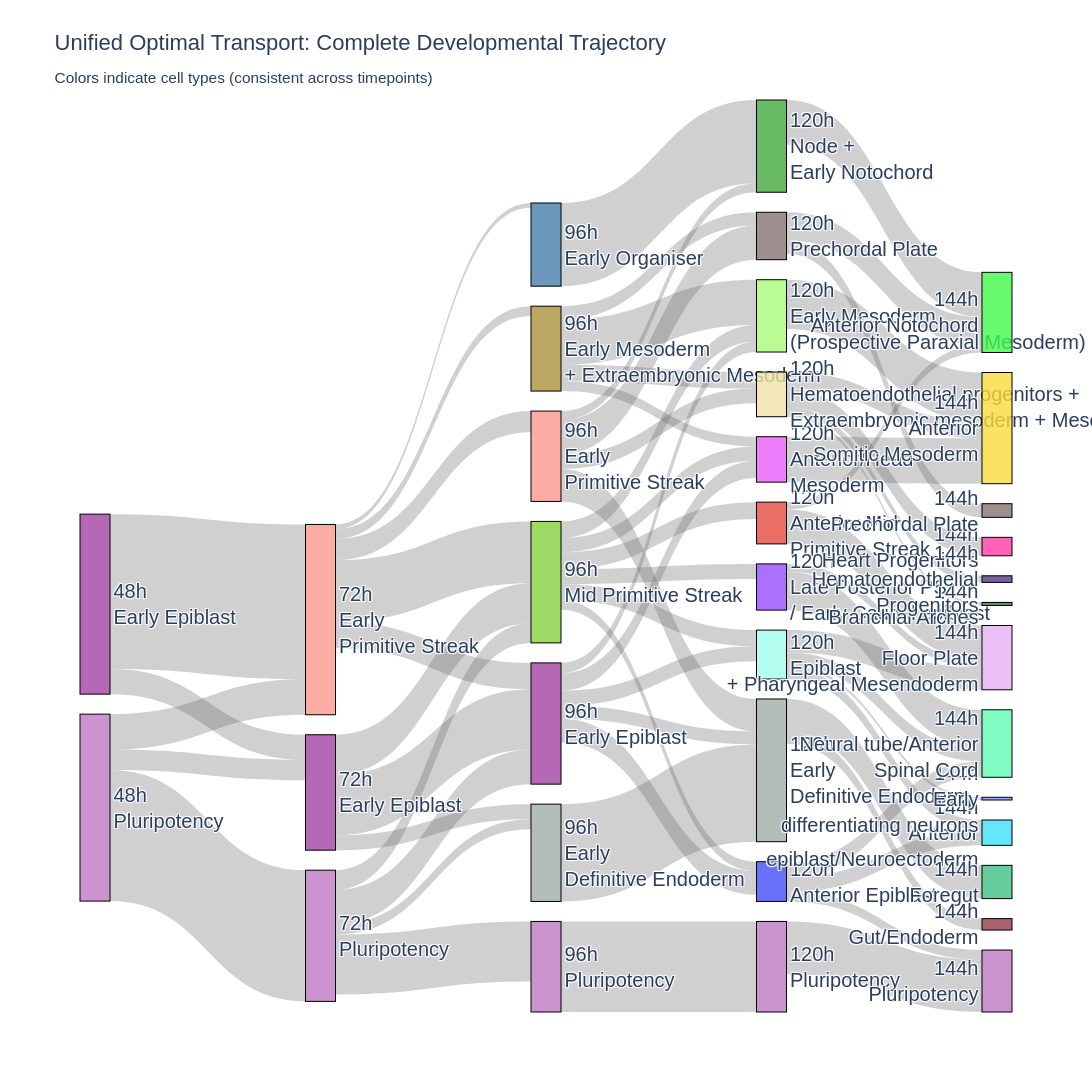

Notebook code for this chart:
### Code cell
for folder in folders[1:]:
    unified_fig = create_unified_sankey(folder, min_flow_threshold=1e-5, ignore_celltypes=["Unconfident","Unassigned"])
    unified_fig.show()
    unified_fig.write_html(f"figures/sankey_unified_all_transitions_{folder.strip('/').replace('/', '_')}.html")
    unified_fig.write_image(f"figures/sankey_unified_all_transitions_{folder.strip('/').replace('/', '_')}.svg")

### Figure 1 — Plotly figure (JSON) as saved in the notebook; plotly's stock layout.template omitted (floating-point values rounded to 4 significant figures; data arrays with more than 128 entries replaced by an {"elided": "..."} marker saying what was removed)
{"data": [{"link": {"color": "rgba(100,100,100,0.3)", "source": [8, 25, 8, 25, 25, 42, 42, 38, 55, 42, 38, 55, 55, 42, 38, 55, 42, 72, 70, 68, 82, 85, 82, 72, 70, 68, 82, 72, 71, 72, 68, 67, 82, 68, 82, 70, 68, 82, 70, 110, 95, 99, 110, 110, 115, 90, 104, 90, 97, 104, 111, 91, 97, 116, 110, 104, 114, 116, 91, 104, 111, 90], "target": [42, 42, 38, 38, 55, 72, 68, 68, 68, 82, 82, 82, 85, 70, 67, 67, 71, 110, 110, 104, 104, 115, 111, 116, 116, 90, 90, 114, 114, 97, 97, 97, 91, 95, 95, 95, 99, 99, 99, 123, 123, 123, 138, 139, 145, 145, 124, 124, 136, 135, 135, 135, 137, 146, 126, 133, 122, 122, 122, 143, 143, 143], "value": [0.000214, 4.887e-05, 3.466e-05, 2.814e-05, 0.0001812, 2.915e-05, 3.637e-05, 8.354e-05, 4.758e-05, 8.549e-05, 5.523e-05, 2.704e-05, 8.287e-05, 1.355e-05, 2.068e-05, 1.407e-05, 6.523e-06, 2.036e-05, 2.286e-05, 2.075e-05, 2.244e-05, 0.0001251, 2.083e-05, 4.714e-05, 1.839e-05, 3.267e-05, 1.295e-05, 1.253e-05, 0.0001149, 4.477e-05, 1.795e-05, 0.0001344, 2.32e-05, 2.398e-05, 1.948e-05, 1.357e-05, 1.445e-05, 2.301e-05, 6.242e-05, 2.285e-05, 6.273e-05, 6.8e-05, 2.547e-05, 9.148e-06, 7.265e-05, 1.29e-05, 1.493e-05, 2.008e-05, 4.594e-05, 3.055e-05, 1.078e-05, 4.745e-05, 1.581e-05, 1.885e-05, 4.262e-06, 3.756e-06, 6.196e-05, 3.852e-05, 1.023e-05, 1.828e-05, 5.304e-05, 2.193e-05]}, "node": {"color": {"elided": "148 str values"}, "label": {"elided": "148 str values"}, "line": {"color": "black", "width": 1}, "pad": 20, "thickness": 30}, "type": "sankey"}], "layout": {"font": {"family": "Arial", "size": 20}, "height": 1600, "paper_bgcolor": "white", "plot_bgcolor": "white", "title": {"font": {"size": 22}, "text": "Unified Optimal Transport: Complete Developmental Trajectory<br><sub>Colors indicate cell types (consistent across timepoints)</sub>"}, "width": 2400}}
